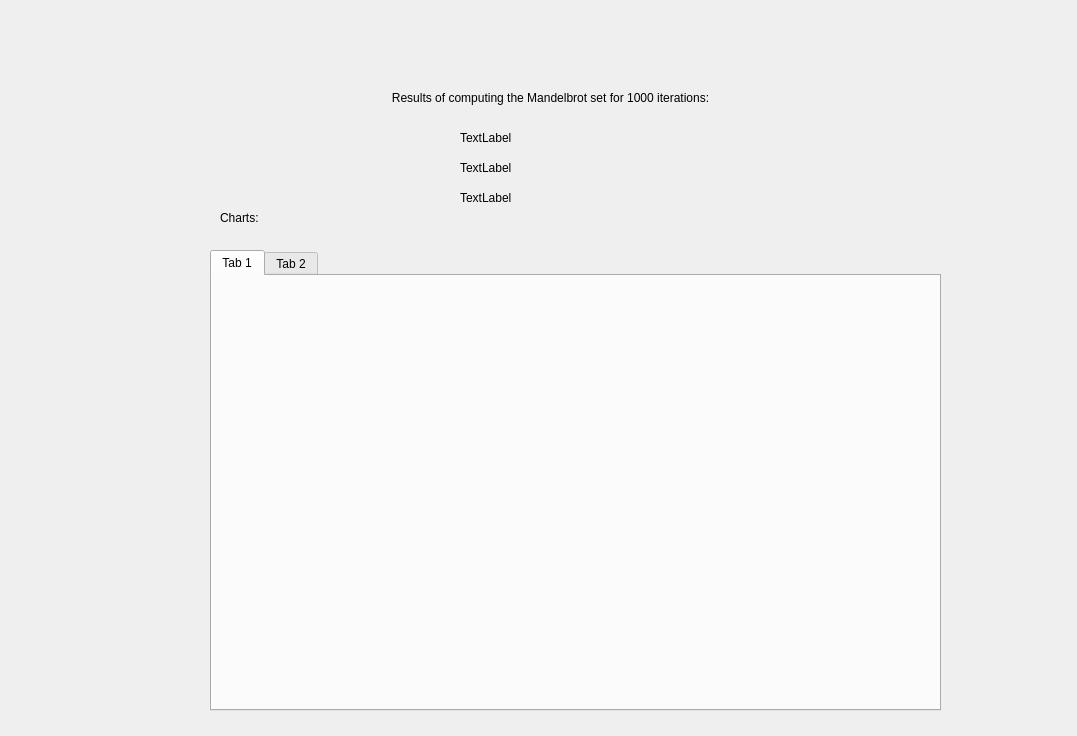
<?xml version="1.0" encoding="UTF-8"?>
<ui version="4.0">
 <class>RESDMandelbrot</class>
 <widget class="QDialog" name="RESDMandelbrot">
  <property name="geometry">
   <rect>
    <x>0</x>
    <y>0</y>
    <width>1077</width>
    <height>736</height>
   </rect>
  </property>
  <property name="windowTitle">
   <string>Dialog</string>
  </property>
  <widget class="QLabel" name="labelRuns">
   <property name="geometry">
    <rect>
     <x>460</x>
     <y>130</y>
     <width>231</width>
     <height>16</height>
    </rect>
   </property>
   <property name="text">
    <string>TextLabel</string>
   </property>
  </widget>
  <widget class="QLabel" name="labelTimeExec">
   <property name="geometry">
    <rect>
     <x>460</x>
     <y>160</y>
     <width>241</width>
     <height>16</height>
    </rect>
   </property>
   <property name="text">
    <string>TextLabel</string>
   </property>
  </widget>
  <widget class="QLabel" name="labelMFLOPs">
   <property name="geometry">
    <rect>
     <x>460</x>
     <y>190</y>
     <width>251</width>
     <height>16</height>
    </rect>
   </property>
   <property name="text">
    <string>TextLabel</string>
   </property>
  </widget>
  <widget class="QLabel" name="labelCharts">
   <property name="geometry">
    <rect>
     <x>220</x>
     <y>210</y>
     <width>91</width>
     <height>16</height>
    </rect>
   </property>
   <property name="text">
    <string>Charts:</string>
   </property>
  </widget>
  <widget class="QTabWidget" name="tabWidget">
   <property name="geometry">
    <rect>
     <x>210</x>
     <y>250</y>
     <width>731</width>
     <height>461</height>
    </rect>
   </property>
   <property name="currentIndex">
    <number>0</number>
   </property>
   <widget class="QWidget" name="tab_3">
    <attribute name="title">
     <string>Tab 1</string>
    </attribute>
   </widget>
   <widget class="QWidget" name="tab_4">
    <attribute name="title">
     <string>Tab 2</string>
    </attribute>
   </widget>
  </widget>
  <widget class="QLabel" name="label">
   <property name="geometry">
    <rect>
     <x>350</x>
     <y>90</y>
     <width>401</width>
     <height>16</height>
    </rect>
   </property>
   <property name="text">
    <string>Results of computing the Mandelbrot set for 1000 iterations:</string>
   </property>
   <property name="alignment">
    <set>Qt::AlignmentFlag::AlignCenter</set>
   </property>
  </widget>
 </widget>
 <resources/>
 <connections/>
</ui>
